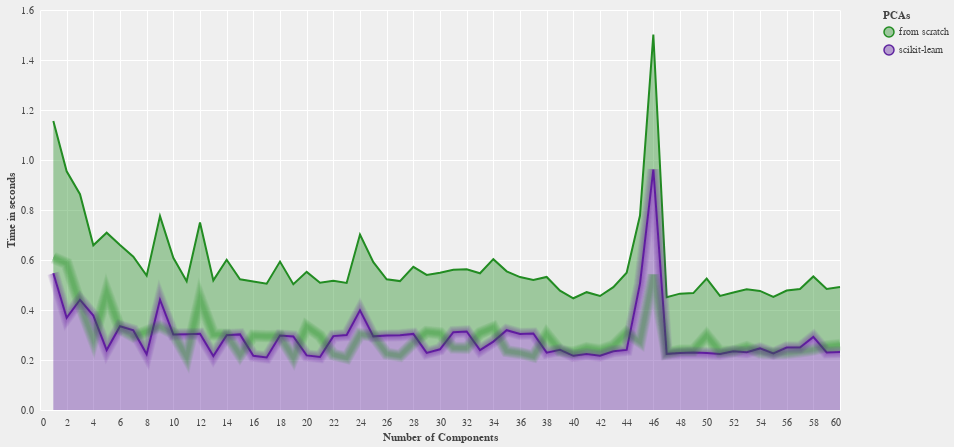

Notebook code cell kept with this figure:
### Markdown cell above
## Classifier's <ins>testing</ins> time

### Code cell
alt.renderers.enable('default'); plotter(data, "testing_time", ("Number of Components", "Time in seconds", "PCAs"))

### Figure 1 — Vega-Lite specification as saved in the notebook (floating-point values rounded to 4 significant figures)
{"config": {"view": {"continuousWidth": 800, "continuousHeight": 400}, "background": "#efefef", "axis": {"gridColor": "#ffffff", "domainColor": null, "tickColor": null, "labelColor": "#444444", "titleColor": "#444444"}, "legend": {"labelColor": "#444444", "titleColor": "#444444"}, "range": {"category": ["#228C22", "#5f249f", "#FF0000", "#ffff00", "#00FFFF", "#000000", "#FFFFFF"]}, "area": {"line": true, "fillOpacity": 0.4}, "line": {"strokeWidth": 2}}, "layer": [{"mark": "area", "encoding": {"color": {"type": "nominal", "field": "z", "title": "PCAs"}, "x": {"type": "quantitative", "axis": {"tickMinStep": 1}, "field": "x", "title": "Number of Components"}, "y": {"type": "quantitative", "field": "y", "title": "Time in seconds"}}}, {"layer": [{"mark": {"type": "line", "opacity": 0.05, "strokeWidth": 3.05}, "encoding": {"color": {"type": "nominal", "field": "z", "title": "PCAs"}, "x": {"type": "quantitative", "axis": {"tickMinStep": 1}, "field": "x", "title": "Number of Components"}, "y": {"type": "quantitative", "field": "y", "title": "Time in seconds"}}}, {"mark": {"type": "line", "opacity": 0.05, "strokeWidth": 4.1}, "encoding": {"color": {"type": "nominal", "field": "z", "title": "PCAs"}, "x": {"type": "quantitative", "axis": {"tickMinStep": 1}, "field": "x", "title": "Number of Components"}, "y": {"type": "quantitative", "field": "y", "title": "Time in seconds"}}}, {"mark": {"type": "line", "opacity": 0.05, "strokeWidth": 5.15}, "encoding": {"color": {"type": "nominal", "field": "z", "title": "PCAs"}, "x": {"type": "quantitative", "axis": {"tickMinStep": 1}, "field": "x", "title": "Number of Components"}, "y": {"type": "quantitative", "field": "y", "title": "Time in seconds"}}}, {"mark": {"type": "line", "opacity": 0.05, "strokeWidth": 6.2}, "encoding": {"color": {"type": "nominal", "field": "z", "title": "PCAs"}, "x": {"type": "quantitative", "axis": {"tickMinStep": 1}, "field": "x", "title": "Number of Components"}, "y": {"type": "quantitative", "field": "y", "title": "Time in seconds"}}}, {"mark": {"type": "line", "opacity": 0.05, "strokeWidth": 7.25}, "encoding": {"color": {"type": "nominal", "field": "z", "title": "PCAs"}, "x": {"type": "quantitative", "axis": {"tickMinStep": 1}, "field": "x", "title": "Number of Components"}, "y": {"type": "quantitative", "field": "y", "title": "Time in seconds"}}}, {"mark": {"type": "line", "opacity": 0.05, "strokeWidth": 8.3}, "encoding": {"color": {"type": "nominal", "field": "z", "title": "PCAs"}, "x": {"type": "quantitative", "axis": {"tickMinStep": 1}, "field": "x", "title": "Number of Components"}, "y": {"type": "quantitative", "field": "y", "title": "Time in seconds"}}}, {"mark": {"type": "line", "opacity": 0.05, "strokeWidth": 9.35}, "encoding": {"color": {"type": "nominal", "field": "z", "title": "PCAs"}, "x": {"type": "quantitative", "axis": {"tickMinStep": 1}, "field": "x", "title": "Number of Components"}, "y": {"type": "quantitative", "field": "y", "title": "Time in seconds"}}}, {"mark": {"type": "line", "opacity": 0.05, "strokeWidth": 10.4}, "encoding": {"color": {"type": "nominal", "field": "z", "title": "PCAs"}, "x": {"type": "quantitative", "axis": {"tickMinStep": 1}, "field": "x", "title": "Number of Components"}, "y": {"type": "quantitative", "field": "y", "title": "Time in seconds"}}}, {"mark": {"type": "line", "opacity": 0.05, "strokeWidth": 11.45}, "encoding": {"color": {"type": "nominal", "field": "z", "title": "PCAs"}, "x": {"type": "quantitative", "axis": {"tickMinStep": 1}, "field": "x", "title": "Number of Components"}, "y": {"type": "quantitative", "field": "y", "title": "Time in seconds"}}}, {"mark": {"type": "line", "opacity": 0.05, "strokeWidth": 12.5}, "encoding": {"color": {"type": "nominal", "field": "z", "title": "PCAs"}, "x": {"type": "quantitative", "axis": {"tickMinStep": 1}, "field": "x", "title": "Number of Components"}, "y": {"type": "quantitative", "field": "y", "title": "Time in seconds"}}}]}], "data": {"name": "data-83925ea1bffd7ec351ff8bf496a28730"}, "$schema": "https://vega.github.io/schema/vega-lite/v4.8.1.json", "datasets": {"data-83925ea1bffd7ec351ff8bf496a28730": [{"x": 1, "y": 0.6093, "z": "from scratch"}, {"x": 1, "y": 0.5467, "z": "scikit-learn"}, {"x": 2, "y": 0.5859, "z": "from scratch"}, {"x": 2, "y": 0.3689, "z": "scikit-learn"}, {"x": 3, "y": 0.4224, "z": "from scratch"}, {"x": 3, "y": 0.441, "z": "scikit-learn"}, {"x": 4, "y": 0.2811, "z": "from scratch"}, {"x": 4, "y": 0.3779, "z": "scikit-learn"}, {"x": 5, "y": 0.4694, "z": "from scratch"}, {"x": 5, "y": 0.2398, "z": "scikit-learn"}, {"x": 6, "y": 0.3249, "z": "from scratch"}, {"x": 6, "y": 0.335, "z": "scikit-learn"}, {"x": 7, "y": 0.2948, "z": "from scratch"}, {"x": 7, "y": 0.3184, "z": "scikit-learn"}, {"x": 8, "y": 0.3141, "z": "from scratch"}, {"x": 8, "y": 0.2232, "z": "scikit-learn"}, {"x": 9, "y": 0.3344, "z": "from scratch"}, {"x": 9, "y": 0.4411, "z": "scikit-learn"}, {"x": 10, "y": 0.3064, "z": "from scratch"}, {"x": 10, "y": 0.3023, "z": "scikit-learn"}, {"x": 11, "y": 0.212, "z": "from scratch"}, {"x": 11, "y": 0.3033, "z": "scikit-learn"}, {"x": 12, "y": 0.4451, "z": "from scratch"}, {"x": 12, "y": 0.3049, "z": "scikit-learn"}, {"x": 13, "y": 0.3029, "z": "from scratch"}, {"x": 13, "y": 0.2155, "z": "scikit-learn"}, {"x": 14, "y": 0.3014, "z": "from scratch"}, {"x": 14, "y": 0.2995, "z": "scikit-learn"}, {"x": 15, "y": 0.2204, "z": "from scratch"}, {"x": 15, "y": 0.3024, "z": "scikit-learn"}, {"x": 16, "y": 0.2972, "z": "from scratch"}, {"x": 16, "y": 0.217, "z": "scikit-learn"}, {"x": 17, "y": 0.2947, "z": "from scratch"}, {"x": 17, "y": 0.2103, "z": "scikit-learn"}, {"x": 18, "y": 0.2958, "z": "from scratch"}, {"x": 18, "y": 0.2978, "z": "scikit-learn"}, {"x": 19, "y": 0.2092, "z": "from scratch"}, {"x": 19, "y": 0.2939, "z": "scikit-learn"}, {"x": 20, "y": 0.3341, "z": "from scratch"}, {"x": 20, "y": 0.2184, "z": "scikit-learn"}, {"x": 21, "y": 0.2968, "z": "from scratch"}, {"x": 21, "y": 0.212, "z": "scikit-learn"}, {"x": 22, "y": 0.2217, "z": "from scratch"}, {"x": 22, "y": 0.2956, "z": "scikit-learn"}, {"x": 23, "y": 0.2085, "z": "from scratch"}, {"x": 23, "y": 0.2998, "z": "scikit-learn"}, {"x": 24, "y": 0.3035, "z": "from scratch"}, {"x": 24, "y": 0.3986, "z": "scikit-learn"}, {"x": 25, "y": 0.2966, "z": "from scratch"}, {"x": 25, "y": 0.2946, "z": "scikit-learn"}, {"x": 26, "y": 0.2251, "z": "from scratch"}, {"x": 26, "y": 0.2975, "z": "scikit-learn"}, {"x": 27, "y": 0.2168, "z": "from scratch"}, {"x": 27, "y": 0.2987, "z": "scikit-learn"}, {"x": 28, "y": 0.2684, "z": "from scratch"}, {"x": 28, "y": 0.3043, "z": "scikit-learn"}, {"x": 29, "y": 0.3119, "z": "from scratch"}, {"x": 29, "y": 0.2286, "z": "scikit-learn"}, {"x": 30, "y": 0.3066, "z": "from scratch"}, {"x": 30, "y": 0.2428, "z": "scikit-learn"}, {"x": 31, "y": 0.2492, "z": "from scratch"}, {"x": 31, "y": 0.3113, "z": "scikit-learn"}, {"x": 32, "y": 0.2482, "z": "from scratch"}, {"x": 32, "y": 0.3144, "z": "scikit-learn"}, {"x": 33, "y": 0.3077, "z": "from scratch"}, {"x": 33, "y": 0.2392, "z": "scikit-learn"}, {"x": 34, "y": 0.3297, "z": "from scratch"}, {"x": 34, "y": 0.2737, "z": "scikit-learn"}, {"x": 35, "y": 0.2355, "z": "from scratch"}, {"x": 35, "y": 0.3191, "z": "scikit-learn"}, {"x": 36, "y": 0.2278, "z": "from scratch"}, {"x": 36, "y": 0.3038, "z": "scikit-learn"}, {"x": 37, "y": 0.2145, "z": "from scratch"}, {"x": 37, "y": 0.3059, "z": "scikit-learn"}, {"x": 38, "y": 0.3027, "z": "from scratch"}, {"x": 38, "y": 0.2295, "z": "scikit-learn"}, {"x": 39, "y": 0.2365, "z": "from scratch"}, {"x": 39, "y": 0.2405, "z": "scikit-learn"}, {"x": 40, "y": 0.2301, "z": "from scratch"}, {"x": 40, "y": 0.2168, "z": "scikit-learn"}, {"x": 41, "y": 0.2478, "z": "from scratch"}, {"x": 41, "y": 0.2235, "z": "scikit-learn"}, {"x": 42, "y": 0.2389, "z": "from scratch"}, {"x": 42, "y": 0.2171, "z": "scikit-learn"}, {"x": 43, "y": 0.2563, "z": "from scratch"}, {"x": 43, "y": 0.2351, "z": "scikit-learn"}, {"x": 44, "y": 0.3089, "z": "from scratch"}, {"x": 44, "y": 0.2405, "z": "scikit-learn"}, {"x": 45, "y": 0.2725, "z": "from scratch"}, {"x": 45, "y": 0.5056, "z": "scikit-learn"}, {"x": 46, "y": 0.5397, "z": "from scratch"}, {"x": 46, "y": 0.962, "z": "scikit-learn"}, {"x": 47, "y": 0.2267, "z": "from scratch"}, {"x": 47, "y": 0.2246, "z": "scikit-learn"}, {"x": 48, "y": 0.2379, "z": "from scratch"}, {"x": 48, "y": 0.2276, "z": "scikit-learn"}, {"x": 49, "y": 0.2379, "z": "from scratch"}, {"x": 49, "y": 0.2299, "z": "scikit-learn"}, {"x": 50, "y": 0.298, "z": "from scratch"}, {"x": 50, "y": 0.2276, "z": "scikit-learn"}, {"x": 51, "y": 0.2327, "z": "from scratch"}, {"x": 51, "y": 0.2238, "z": "scikit-learn"}, {"x": 52, "y": 0.2352, "z": "from scratch"}, {"x": 52, "y": 0.2348, "z": "scikit-learn"}, {"x": 53, "y": 0.2513, "z": "from scratch"}, {"x": 53, "y": 0.2313, "z": "scikit-learn"}, {"x": 54, "y": 0.2299, "z": "from scratch"}, {"x": 54, "y": 0.2463, "z": "scikit-learn"}, {"x": 55, "y": 0.2261, "z": "from scratch"}, {"x": 55, "y": 0.2265, "z": "scikit-learn"}, {"x": 56, "y": 0.2279, "z": "from scratch"}, {"x": 56, "y": 0.25, "z": "scikit-learn"}, {"x": 57, "y": 0.2342, "z": "from scratch"}, {"x": 57, "y": 0.2496, "z": "scikit-learn"}, {"x": 58, "y": 0.2416, "z": "from scratch"}, {"x": 58, "y": 0.2925, "z": "scikit-learn"}, {"x": 59, "y": 0.2541, "z": "from scratch"}, {"x": 59, "y": 0.2302, "z": "scikit-learn"}, {"x": 60, "y": 0.2599, "z": "from scratch"}, {"x": 60, "y": 0.232, "z": "scikit-learn"}]}}
